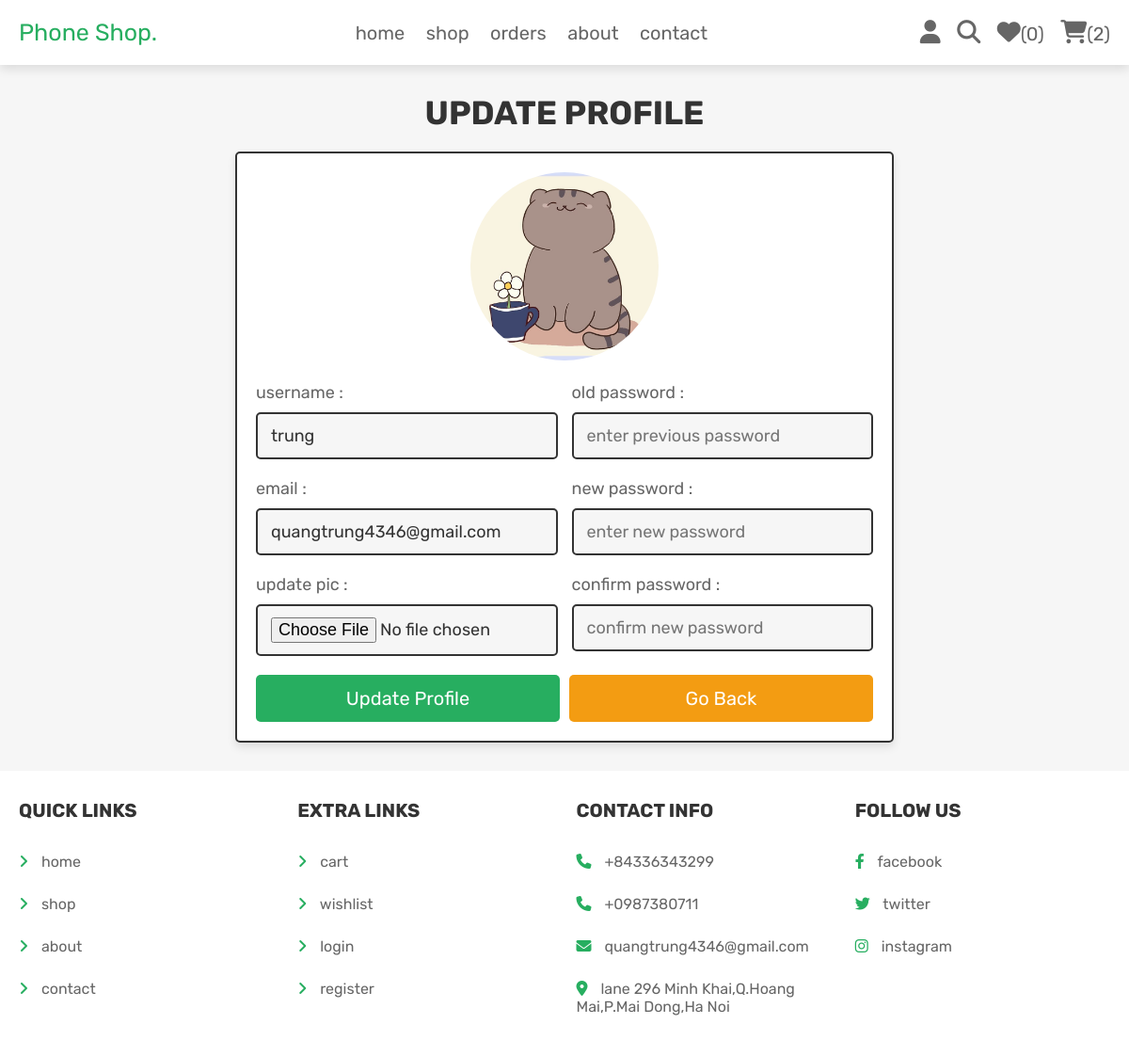
The page /user_profile_update.php (signed in) on the database its author committed.
### tables this page shows
CREATE TABLE `users` (
  `id` int(100) NOT NULL,
  `name` varchar(20) NOT NULL,
  `email` varchar(100) NOT NULL,
  `password` varchar(100) NOT NULL,
  `user_type` varchar(20) NOT NULL,
  `image` varchar(100) NOT NULL
);

### user_profile_update.php (the view, shortened to what this page needs)
<?php
@include 'config.php';
?>
<!DOCTYPE html>
<html lang="en">
<head>
   <link rel="stylesheet" href="https://cdnjs.cloudflare.com/ajax/libs/font-awesome/6.1.1/css/all.min.css">
   <link rel="stylesheet" href="css/components.css">
</head>
<body>
<?php include 'header.php'; ?>
<section class="update-profile">
   <h1 class="title">update profile</h1>
   <form action="" method="POST" enctype="multipart/form-data">
      <img src="uploaded_img/<?= $fetch_profile['image']; ?>" alt="">
      <div class="flex">
         <div class="inputBox">
            <span>username :</span>
            <input type="text" name="name" value="<?= $fetch_profile['name']; ?>" placeholder="update username" required class="box">
            <span>email :</span>
            <input type="email" name="email" value="<?= $fetch_profile['email']; ?>" placeholder="update email" required class="box">
            <span>update pic :</span>
            <input type="file" name="image" accept="image/jpg, image/jpeg, image/png" class="box">
         </div>
         <div class="inputBox">
            <span>old password :</span>
            <input type="password" name="update_pass" placeholder="enter previous password" class="box">
            <span>new password :</span>
            <input type="password" name="new_pass" placeholder="enter new password" class="box">
            <span>confirm password :</span>
            <input type="password" name="confirm_pass" placeholder="confirm new password" class="box">
         </div>
      </div>
      <div class="flex-btn">
         <input type="submit" class="btn" value="update profile" name="update_profile">
         <a href="home.php" class="option-btn">go back</a>
      </div>
   </form>
</section>
<?php include 'footer.php'; ?>
</body>
</html>

### css/components.css (style rules this page uses)
:root { --green:#27ae60; --orange:#f39c12; --red:#e74c3c; --black:#333; --light-color:#666; --white:#fff; --light-bg:#f6f6f6; --border:.2rem solid var(--black); --box-shadow:0 .5rem 1rem rgba(0,0,0,.1); }
* { font-family: 'Rubik', sans-serif; margin:0; padding:0; box-sizing: border-box; outline: none; border:none; text-decoration: none; color:var(--black); }
body { background-color: var(--light-bg); }
html { font-size: 62.5%; overflow-x: hidden; scroll-behavior: smooth; scroll-padding-top: 6.5rem; }
section { padding:3rem 2rem; max-width: 1200px; margin:0 auto; }
.btn, .delete-btn, .option-btn { display: block; width: 100%; margin-top: 1rem; border-radius: .5rem; color:var(--white); font-size: 2rem; padding:1.3rem 3rem; text-transform: capitalize; cursor: pointer; text-align: center; }
.btn { background-color: var(--green); }
.option-btn { background-color: var(--orange); }
.flex-btn { display: flex; flex-wrap: wrap; gap:1rem; }
.flex-btn > * { flex:1; }
.title { text-align: center; margin-bottom: 2rem; text-transform: uppercase; color:var(--black); font-size: 3.5rem; }
.update-profile form { max-width: 70rem; margin: 0 auto; background-color: var(--white); box-shadow: var(--box-shadow); border:var(--border); border-radius: .5rem; padding:2rem; text-align: center; }
.update-profile form .flex { display: flex; gap:1.5rem; justify-content: space-between; }
.update-profile form img { height: 20rem; width: 20rem; margin-bottom: 1rem; border-radius: 50%; object-fit: cover; }
.update-profile form .inputBox { text-align: left; width: 49%; }
.update-profile form .inputBox span { display: block; padding-top: 1rem; font-size: 1.8rem; color:var(--light-color); }
.update-profile form .inputBox .box { width: 100%; padding:1.2rem 1.4rem; font-size: 1.8rem; color:var(--black); border:var(--border); border-radius: .5rem; margin:1rem 0; background-color: var(--light-bg); }

### rows shown on the page
users: image (picture), name "trung", email "quangtrung4346@gmail.com"

### other values the page prints
$count_wishlist_items->rowCount() "0"
$count_cart_items->rowCount() "2"
